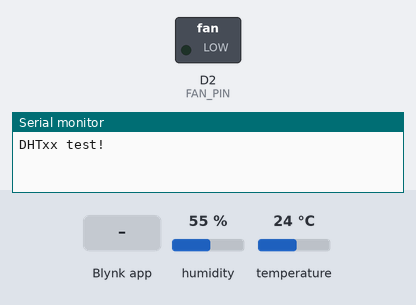
The sketch below on a simulated ESP8266 (NodeMCU). On the bench: switched loads named in the sketch (green lamp = pin HIGH), the last lines printed to the serial monitor. The test bench sets the inputs (shaded band); at power-on: humidity 55 %, temperature 24 °C. WiFi joins after 1.5 s; servers stay silent unless stated.

Above: at 3.0 s.
3.1 s: Blynk app writes 200 to V3
At 7.0 s:
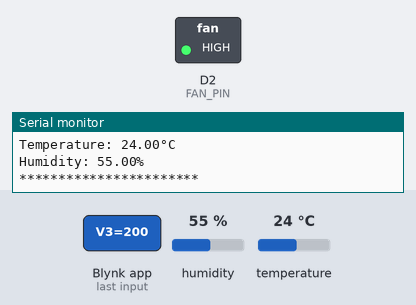
7.3 s: Blynk app writes 1 to V3
At 10.7 s:
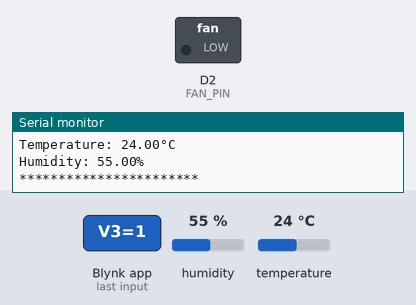
Timing chart, 0 to 12.2 s (numbered marks = the images above; inputs shaded):
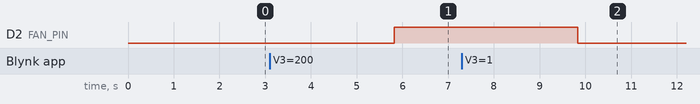

The sketch:

IOT_Project_KipasAngin.ino
```cpp
#include <ESP8266WiFi.h>
#include <BlynkSimpleEsp8266.h>
#include "DHT.h"
#define DHTPIN D5
#define DHTTYPE DHT22
#define FAN_PIN D2

WidgetLED FAN(V0);

char auth[] = "q_URao70sxi2Z3B6Y5H0lnzE7RWgCBcD";
char ssid[] = "The_IoT_Projects";
char pass[] = "Qwertyuiop";
float humDHT = 0;
float tempDHT = 0;
int Val=0;

DHT dht ( DHTPIN, DHTTYPE ) ;
void setup() {
Serial.begin(115200);
pinMode(FAN_PIN, OUTPUT);
digitalWrite(FAN_PIN, LOW);
Serial.println(F("DHTxx test!"));
dht.begin();
Blynk.begin( auth, ssid , pass );
}
BLYNK_WRITE(V3)
{
Val = param.asInt();
Serial.print(" Nilai Ambang : ");
Serial.println(Val);
Serial.println();
}
void loop() {
 Blynk.run();
 delay(2000);
 humDHT = dht.readHumidity();
 tempDHT = dht.readTemperature();

 if (isnan(humDHT) || isnan(tempDHT))
 {
 Serial.println("Gagal membaca sensor DHT!");
 return;
 }
 Serial.print(F("Temperature: "));
 Serial.print(tempDHT);
 Serial.print(F("°C "));
 Serial.println();
 Serial.print(F("Humidity: "));
 Serial.print(humDHT);
 Serial.print(F("%"));
 Serial.println();

 Serial.println("***********************");
 Serial.println();

 if (Val > tempDHT)
 {
 digitalWrite(FAN_PIN, HIGH);
 FAN.off();
}
 else {
 digitalWrite(FAN_PIN, LOW);
 FAN.on();
 }
 Blynk.virtualWrite(V1, tempDHT);
 Blynk.virtualWrite(V2, humDHT);
}
```

Measured:
- after the input at 3.1 s, D2 (FAN_PIN): LOW → HIGH after 2.7 s
- after the input at 7.3 s, D2 (FAN_PIN): HIGH → LOW after 2.5 s
